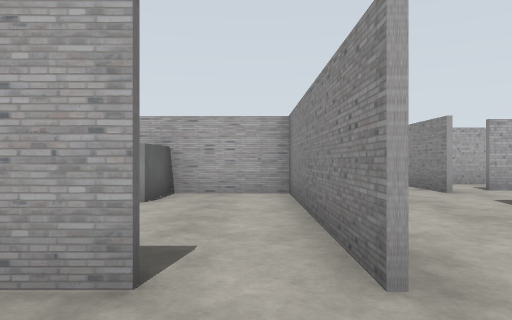
[1] (above)

24 first-person views from a walk through a Gazebo world. The camera is 1.2 m above the floor, looks level and sees 70° across. The floor is counted in squares, 2 m on a side. Each view is taken from the middle of a square. On the plan, view 1 faces up. The plan holds only what a view shows up to about 10 squares ahead; the rest is blank.

[2]
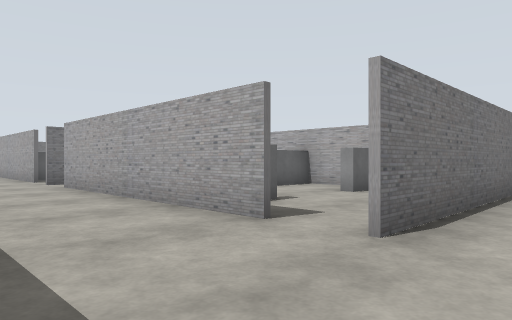

[3]
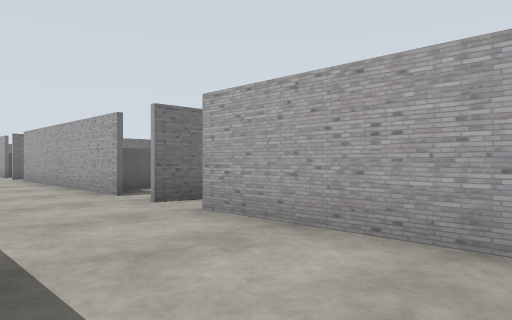

[4]
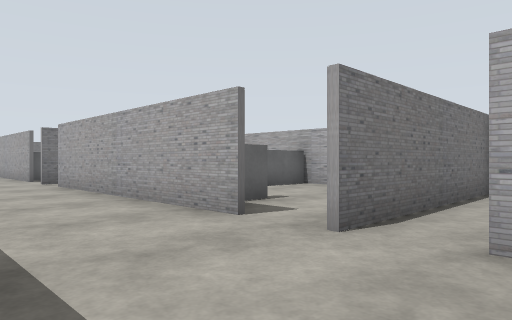

[5]
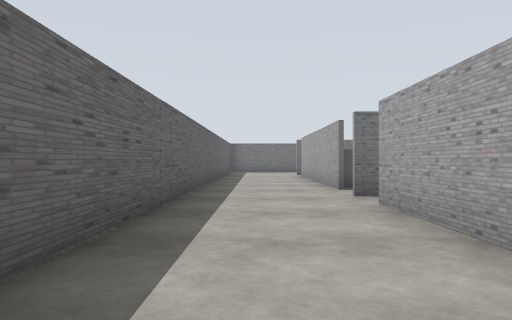

[6]
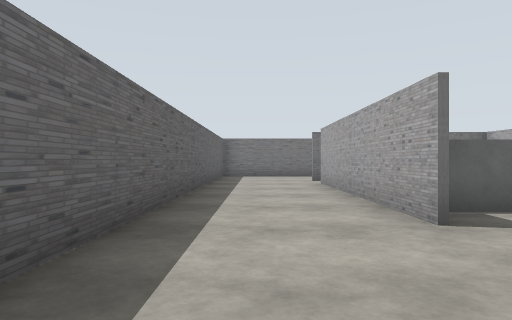

[7]
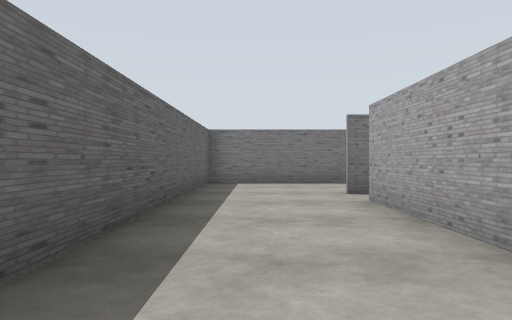

[8]
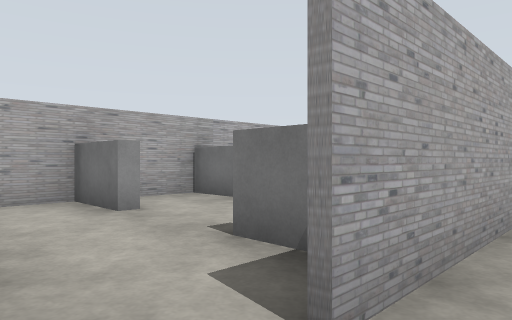

[9]
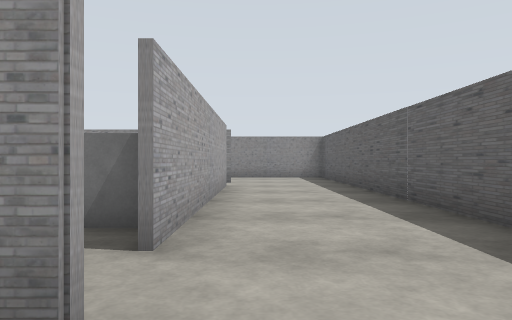

[10]
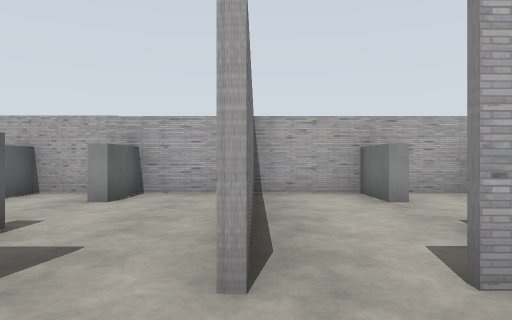

[11]
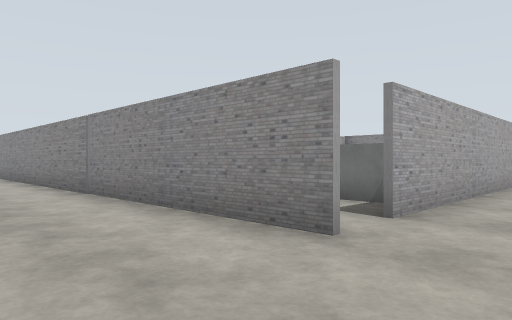

[12]
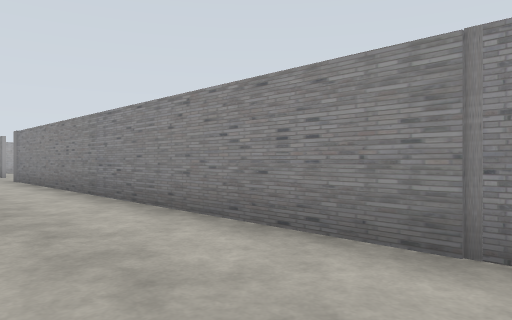

[13]
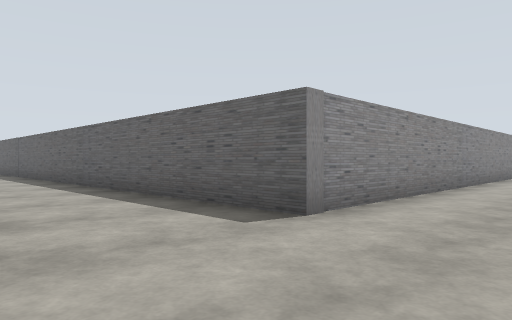

[14]
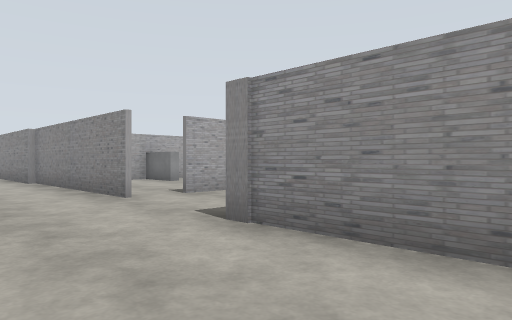

[15]
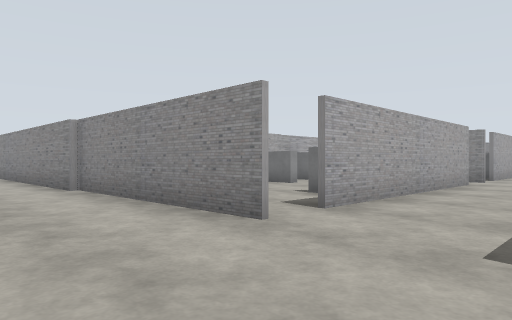

[16]
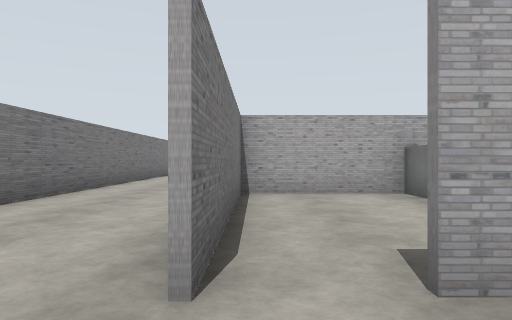

[17]
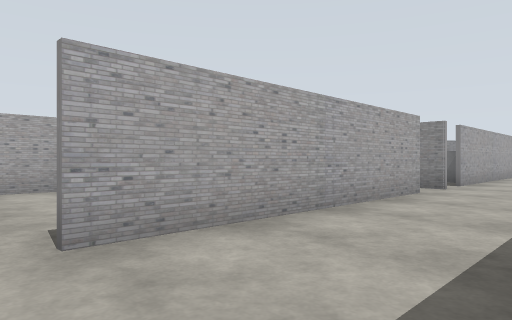

[18]
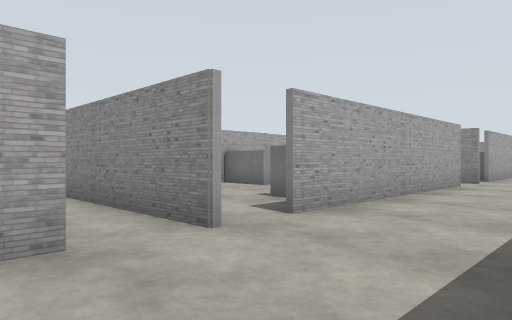

[19]
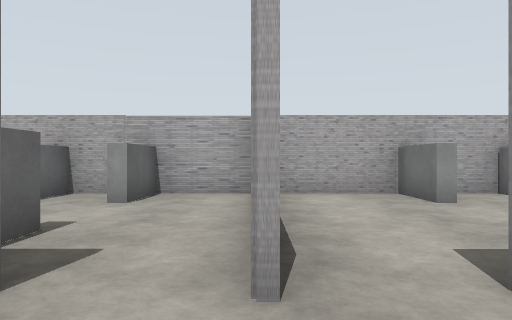

[20]
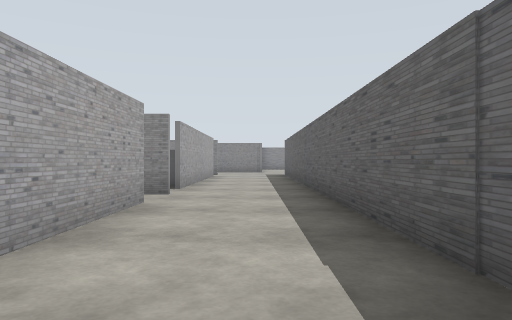

[21]
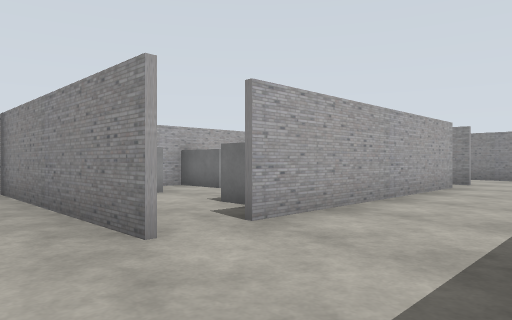

[22]
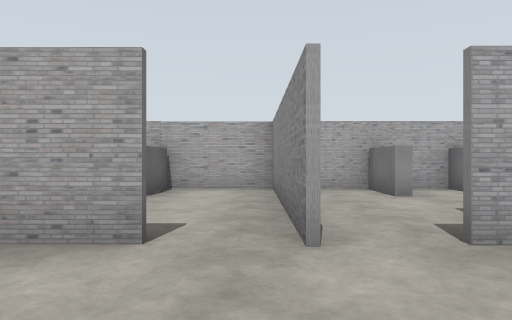

[23]
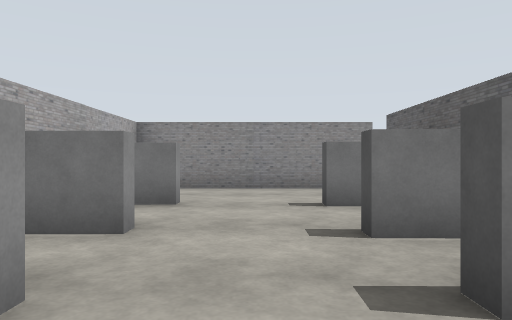

[24]
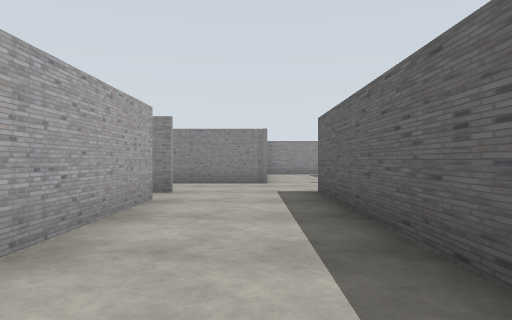

### Floor plan
Points are (right, up) in squares from view 1. A wall is a line through its corners. A room is listed if a view was taken in it or the views show most of it. See-through windows are left out.
Room 1 (views 1, 2, 3, 4, 5, 6, 7, 8, 9, 10, 11)
walls: (-8.8, 1.7) (-15.1, 1.7); (-11, 6.6) (-16, 6.6); (-7.7, 6.5) (-7.7, 1.6); (-5.8, -1.2) (1.1, -1.2); (-16, 5.5) (-16, 1.6); (-18.3, 1.7) (-23.5, 1.7); (-0.5, 1.7) (-5.7, 1.7); (0.6, 1.6) (0.6, 6.6) (-4.5, 6.6); (-27.5, 1.4) (-27.5, -1.2) (-11.7, -1.2)
ways out: opening at (-26, 2) to room 2; opening at (-17.5, 2); opening at (2, 2); gap at (-15, 2); gap at (-9, 2)
objects: grey box (-22, 2) to (-22, 3); grey box (-18, 2) to (-18, 3); grey box (-14, 3); grey box (-14, 5) to (-14, 6); grey box (-12, 5) to (-12, 6); grey box (-10, 2) to (-10, 3); grey box (-6, 2) to (-6, 3); grey box (-4, 6); grey box (-2, 2) to (-2, 3); grey box (-2, 6)
Room 2 (views 12, 13, 14, 15, 16, 17, 18, 19, 20, 21, 22, 23, 24)
walls: (-16, 20.5) (-16, 24.2); (-13.6, 20.6) (-14.9, 20.6); (-18.6, 20.6) (-19.6, 20.6); (-12.4, 17.8) (1, 17.8); (-16, 25.5) (-24.5, 25.5) (-24.5, 29.7); (-8.7, 20.6) (-11.6, 20.6); (-21.5, 20.6) (-23.2, 20.6); (-7.7, 20.5) (-7.7, 25.5) (-15.6, 25.5); (-24.4, 20.5) (-24.4, 25.5); (-24.3, 25.4) (-24.3, 20.5); (-2.9, 25.5) (-6.7, 25.5); (-0.4, 20.6) (-3.6, 20.6); (-27.5, 29) (-27.5, 24); (0.6, 20.5) (0.6, 24.6); (3.4, 18.6) (3.4, 21.1); (0.7, 6.4) (0.7, 5.4); (-24.5, 1.5) (-24.5, 17.8) (-16, 17.8); (-27.5, 2.4) (-27.5, 1.4); (3.4, 6.5) (3.4, 8.2); (5.1, 7.2) (4.5, 7.2)
ways out: opening at (-26, 2) to room 1; opening at (2, 21.5); opening at (2.5, 5); gap at (-23, 21); gap at (-9, 21)
objects: grey box (-21, 21) to (-21, 22); grey box (-21, 24) to (-21, 25); grey box (-19, 24) to (-19, 25); grey box (-18, 21) to (-18, 22); grey box (-18, 24) to (-18, 25); grey box (-13, 21) to (-13, 22); grey box (-13, 24) to (-13, 25); grey box (-12, 24) to (-11, 25); grey box (-10, 24) to (-10, 25); grey box (-6, 21) to (-5, 22); grey box (-5, 24) to (-5, 25); grey box (-4, 21) to (-4, 22); grey box (-4, 24) to (-4, 25); grey box (-2, 21) to (-2, 22); grey box (-2, 24) to (-2, 25)

Positions as (right, up) in squares from view 1, and headings:
1: (0, 0), facing up
2: (2, -1), facing up-left
3: (-3, -1), facing up-left
4: (-6, -1), facing up-left
5: (-10, 0), facing left
6: (-14, 0), facing left
7: (-18, 0), facing left
8: (-16, 1), facing up-right
9: (-9, 1), facing right
10: (-16, 0), facing up
11: (-27, 0), facing up-right
12: (-27, 6), facing up-right
13: (-27, 21), facing down-right
14: (-27, 15), facing up-right
15: (-27, 18), facing up-right
16: (-24, 19), facing up
17: (-24, 18), facing up-right
18: (-18, 18), facing up-right
19: (-16, 19), facing up
20: (-14, 19), facing right
21: (-9, 18), facing up-right
22: (-8, 18), facing up
23: (-7, 23), facing right
24: (-6, 19), facing right
